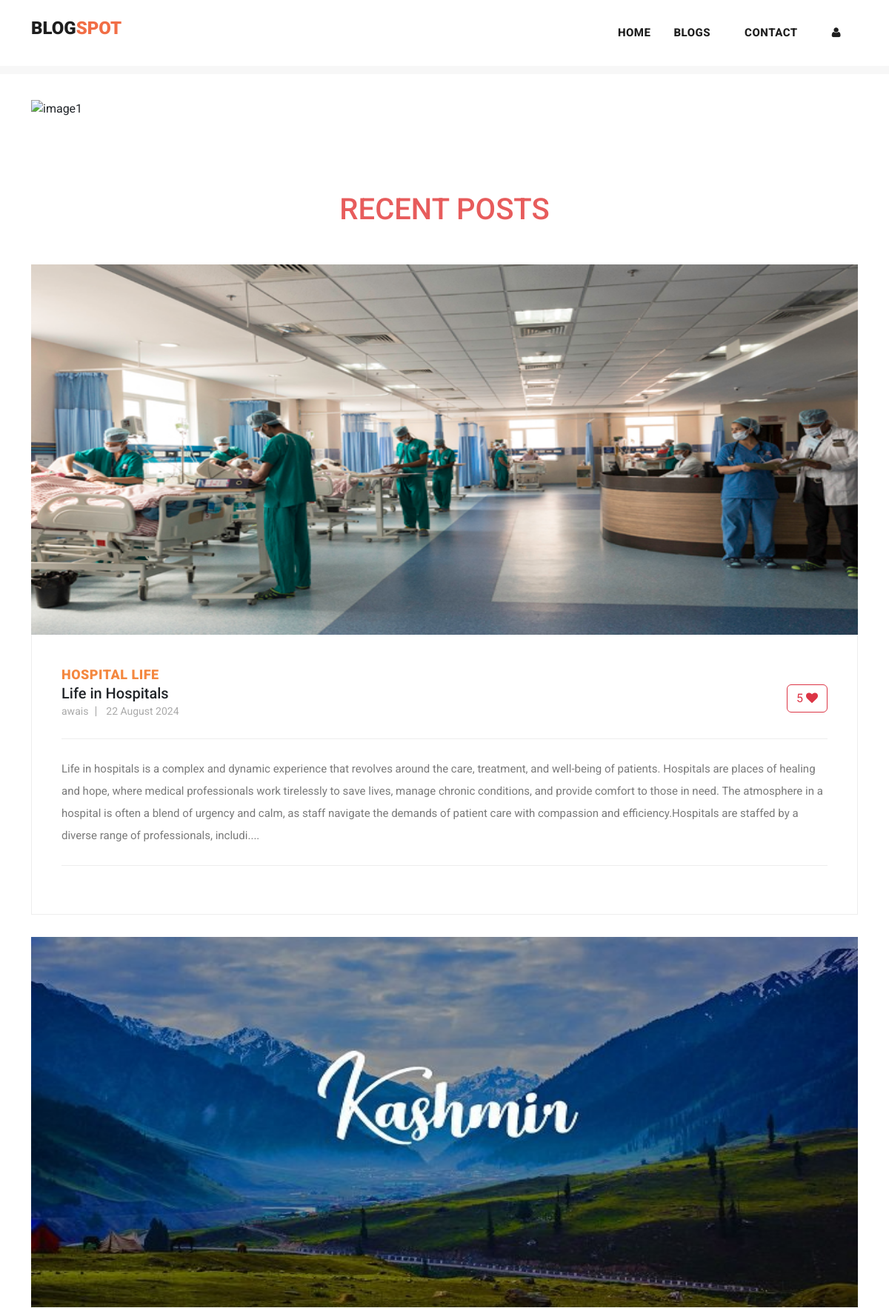
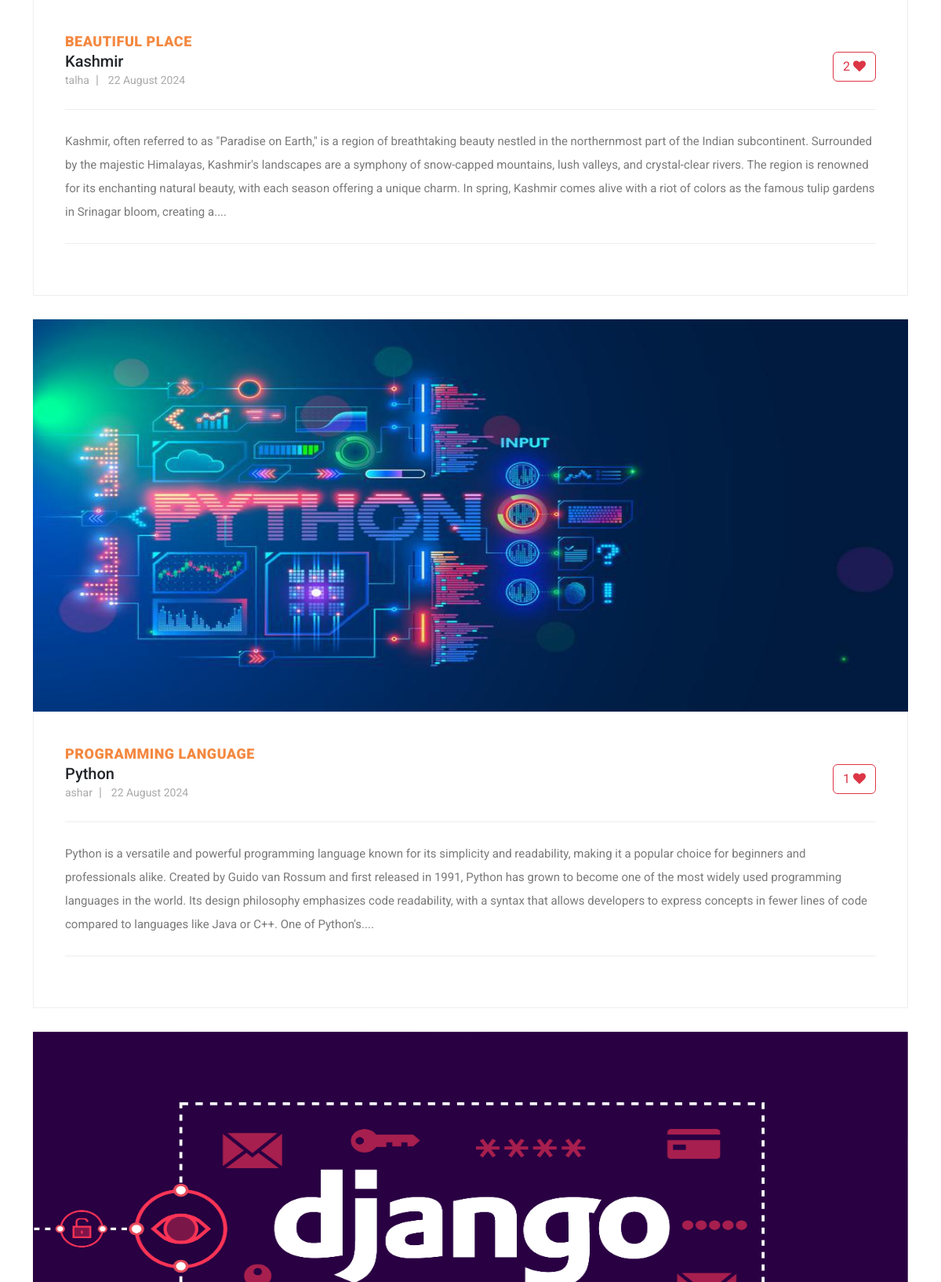
Screenshot of /blog/ (upper part) with the database file from the repository (2 pictures, top to bottom).
### myapp/models.py (models this page shows, shortened)
class Post(models.Model):
    postname = models.CharField(max_length=600)
    category = models.CharField(max_length=600)
    image = models.ImageField(upload_to='images/posts',blank=True,null=True)
    content = models.CharField(max_length=100000)
    time = models.CharField(default=time,max_length=100, blank=True)
    likes = models.IntegerField(null=True,blank=True,default=0)
    user = models.ForeignKey(User,on_delete=models.CASCADE)

### myapp/views.py (the view)
# urls.py: path("blog/",views.blog,name="blog"),
def blog(request):
    return render(request,"blog.html",{
            'posts':Post.objects.filter(user_id=request.user.id).order_by("id").reverse(),
            'top_posts':Post.objects.all().order_by("-likes"),
            'recent_posts':Post.objects.all().order_by("-id"),
            'user':request.user,
            'media_url':settings.MEDIA_URL,
        })

### templates/blog.html (shortened to what this page needs)
{% load static %}
<!DOCTYPE html>
<html lang="en">
<head>
  <link href="{% static 'vendor/bootstrap/css/bootstrap.min.css' %}" rel="stylesheet">
  <link href="https://cdn.jsdelivr.net/npm/bootstrap@5.3.1/dist/css/bootstrap.min.css" rel="stylesheet"
>
  <link rel="stylesheet" href="{% static 'assets/css/fontawesome.css' %}">
  <link rel="stylesheet" href="{% static 'assets/css/templatemo-stand-blog.css' %}">
  <link rel="stylesheet" href="{% static 'assets/css/owl.css' %}">
  <link rel="stylesheet" href="{% static 'assets/css/styles.css' %}">
</head>
<body>
  {%include 'header.html'%}
  <div class="container mt-5 carousel">
    <div id="carouselExampleCaptions" class="carousel slide">
      <div class="carousel-indicators">
        <button type="button" data-bs-target="#carouselExampleCaptions" data-bs-slide-to="0" class="active"
          aria-current="true" aria-label="Slide 1"></button>
        <button type="button" data-bs-target="#carouselExampleCaptions" data-bs-slide-to="1"
          aria-label="Slide 2"></button>
        <button type="button" data-bs-target="#carouselExampleCaptions" data-bs-slide-to="2"
          aria-label="Slide 3"></button>
        <button type="button" data-bs-target="#carouselExampleCaptions" data-bs-slide-to="3"
          aria-label="Slide 4"></button>
      </div>
      <div class="carousel-inner">
        <div class="carousel-item active">
          <img src="{% static 'assets/images/img1.jpg' %}" alt="image1">
          <div class="carousel-caption d-none d-md-block">
          </div>
        </div>
      </div>
      <button class="carousel-control-prev" type="button" data-bs-target="#carouselExampleCaptions"
        data-bs-slide="prev">
        <span class="carousel-control-prev-icon" aria-hidden="true"></span>
      </button>
      <button class="carousel-control-next" type="button" data-bs-target="#carouselExampleCaptions"
        data-bs-slide="next">
        <span class="carousel-control-next-icon" aria-hidden="true"></span>
      </button>
    </div>
  </div>
  <section class="blog-posts">
    <div class="container">
      <h3 class="text-center" style="margin: 50px; font-size: 40px; color: rgb(231, 92, 92);">RECENT POSTS</h3>
      <div class="row">
        <div class="col-lg-12">
          <div class="all-blog-posts">
            <div class="row">
              {% for post in recent_posts %}
              <div class="col-lg-12">
                <div class="blog-post">
                  <div class="blog-thumb">
                    <img src="{{media_url}}{{post.image}}" alt="" style="height: 500px;">
                  </div>
                  <div class="down-content">
                    <span>{{post.category}}</span>
                    <form method="post" action="{% url 'increaselikes' post.id %}">
                      <button class="float-right btn btn-outline-danger" type="submit ">
                        {{post.likes}} <i class="fa fa-heart"></i></button>
                    </form>
                    <a href="{% url 'post' post.id %}" class="text-decoration-none text-dark">
                      <h5>{{post.postname}}</h5>
                    </a>
                    <ul class="post-info">
                      <li><a href="#">{{post.user}}</a></li>
                      <li><a href="#">{{post.time}}</a></li>
                    </ul>
                    <p style="max-width: 100%;">{{post.content|slice:"0:500"}}....</p>
                  </div>
                </div>
              </div>
              {% endfor %}
            </div>
          </div>
        </div>
      </div>
    </div>
  </section>
</body>
</html>

### static/assets/css/templatemo-stand-blog.css (style rules this page uses)
body { font-family: 'Roboto', sans-serif; overflow-x: hidden; text-rendering: optimizeLegibility; -webkit-font-smoothing: antialiased; -moz-osx-font-smoothing: grayscale; }
p { margin-bottom: 0px; font-size: 15px; font-weight: 400; color: #7a7a7a; line-height: 30px; }
a { text-decoration: none!important; }
ul { padding: 0; margin: 0; list-style: none; }
h1,h2,h3,h4,h5,h6 { margin: 0px; }
.blog-posts { margin-top: 100px; }
.blog-posts .blog-post { margin-bottom: 30px; }
.blog-posts .blog-thumb img { width: 100%; overflow: hidden; }
.blog-posts .down-content { padding: 40px; border-right: 1px solid #eee; border-left: 1px solid #eee; border-bottom: 1px solid #eee; }
.blog-posts .down-content span { font-size: 18px; text-transform: uppercase; letter-spacing: 0.5px; font-weight: 900; color: #f48840; }
.blog-posts .down-content ul.post-info li { display: inline-block; margin-right: 8px; }
.blog-posts .down-content ul.post-info li:after { content: '|'; color: #aaa; margin-left: 8px; }
.blog-posts .down-content ul.post-info li:last-child::after { display: none; }
.blog-posts .down-content ul.post-info li a { font-size: 14px; color: #aaa; font-weight: 400; transition: all .3s; }
.blog-posts .down-content p { padding: 25px 0px; margin: 25px 0px; border-top: 1px solid #eee; border-bottom: 1px solid #eee; }

### static/assets/css/styles.css (style rules this page uses)
.carousel img { width: 100%; height: 700px; }
.blog-posts .blog-post img, .blog-post img { height: 300px; }

### templates/footer.html (style rules this page uses)
li { text-decoration: none; text-align: left; }
li a { color: rgb(153, 147, 147); }

### rows the page displays
Post: image (picture), category "HOSPITAL LIFE", likes "5", postname "Life in Hospitals", user "awais", time "22 August 2024", content "Life in hospitals is a complex and dynamic experience that revolves around the care, treatment, and well-being of patients. Hospitals are places of healing and hope, where medical professionals work tirelessly to save lives, manage chronic conditions, and provide comfort to those in need. The atmosphere in a hospital is often a blend of urgency and calm, as staff navigate the demands of patient care with compassion and efficiency.Hospitals are staffed by a diverse range of professionals, includi"
Post: image (picture), category "BEAUTIFUL PLACE", likes "2", postname "Kashmir", user "talha", time "22 August 2024", content "Kashmir, often referred to as \"Paradise on Earth,\" is a region of breathtaking beauty nestled in the northernmost part of the Indian subcontinent. Surrounded by the majestic Himalayas, Kashmir's landscapes are a symphony of snow-capped mountains, lush valleys, and crystal-clear rivers. The region is renowned for its enchanting natural beauty, with each season offering a unique charm. In spring, Kashmir comes alive with a riot of colors as the famous tulip gardens in Srinagar bloom, creating a"
Post: image (picture), category "PROGRAMMING LANGUAGE", likes "1", postname "Python", user "ashar", time "22 August 2024", content "Python is a versatile and powerful programming language known for its simplicity and readability, making it a popular choice for beginners and professionals alike. Created by Guido van Rossum and first released in 1991, Python has grown to become one of the most widely used programming languages in the world. Its design philosophy emphasizes code readability, with a syntax that allows developers to express concepts in fewer lines of code compared to languages like Java or C++. One of Python's"
Post: image (picture)
